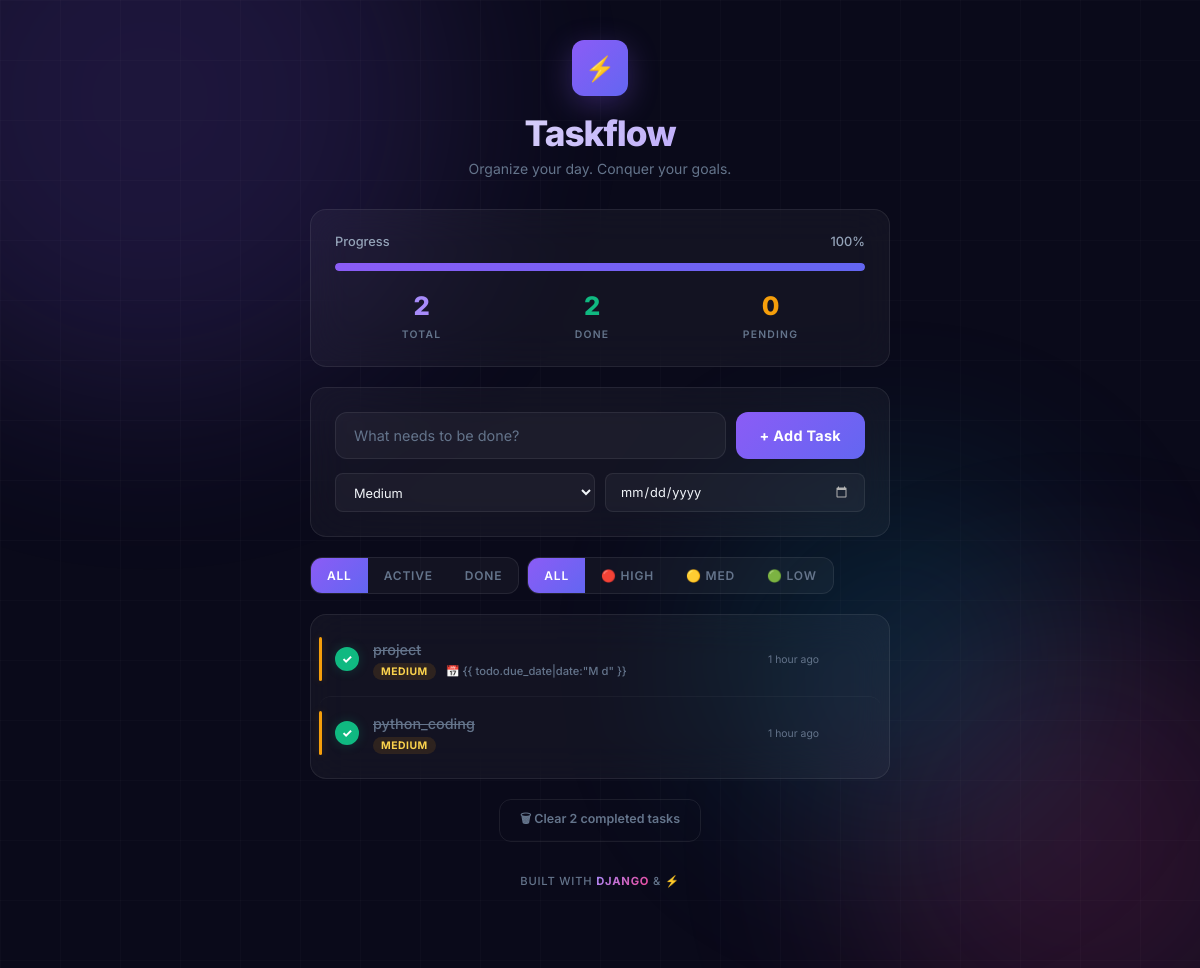
The page / on the database its author committed.
### todo/models.py (models this page shows, shortened)
class TodoItem(models.Model):
    PRIORITY_CHOICES = [
        ('low', 'Low'),
        ('medium', 'Medium'),
        ('high', 'High'),
    ]
    title = models.CharField(max_length=200)
    completed = models.BooleanField(default=False)
    priority = models.CharField(max_length=6, choices=PRIORITY_CHOICES, default='medium')
    due_date = models.DateField(null=True, blank=True)
    created_at = models.DateTimeField(auto_now_add=True)
    completed_at = models.DateTimeField(null=True, blank=True)
    class Meta:
        ordering = ['completed', '-created_at']
    @property
    def is_overdue(self):
        if self.due_date and not self.completed:
            return self.due_date < timezone.now().date()
        return False
    @property
    def is_due_today(self):
        if self.due_date and not self.completed:
            return self.due_date == timezone.now().date()
        return False

### todo/views.py (the view)
# urls.py: path('', views.todo_list, name='todo_list'),
def todo_list(request):
    if request.method == 'POST':
        form = TodoForm(request.POST)
        if form.is_valid():
            form.save()
            return redirect('todo_list')
    else:
        form = TodoForm()
    filter_type = request.GET.get('filter', 'all')
    priority_filter = request.GET.get('priority', 'all')
    todos = TodoItem.objects.annotate(
        priority_rank=Case(
            When(priority='high', then=Value(3)),
            When(priority='medium', then=Value(2)),
            When(priority='low', then=Value(1)),
            default=Value(0),
            output_field=IntegerField(),
        )
    ).order_by('completed', '-priority_rank', '-created_at')
    if filter_type == 'active':
        todos = todos.filter(completed=False)
    elif filter_type == 'completed':
        todos = todos.filter(completed=True)
    if priority_filter != 'all':
        todos = todos.filter(priority=priority_filter)
    all_todos = TodoItem.objects.all()
    total = all_todos.count()
    completed = all_todos.filter(completed=True).count()
    pending = total - completed
    progress = int((completed / total) * 100) if total > 0 else 0
    context = {
        'form': form,
        'todos': todos,
        'total': total,
        'completed': completed,
        'pending': pending,
        'progress': progress,
        'filter_type': filter_type,
        'priority_filter': priority_filter,
    }
    return render(request, 'todo/todo_list.html', context)

### todo/forms.py
class TodoForm(forms.ModelForm):
    class Meta:
        model = TodoItem
        fields = ['title', 'priority', 'due_date']
        widgets = {
            'title': forms.TextInput(attrs={
                'placeholder': 'What needs to be done?',
                'autocomplete': 'off',
                'id': 'todo-input',
                'class': 'todo-input',
            }),
            'priority': forms.Select(attrs={
                'id': 'todo-priority',
                'class': 'todo-priority',
            }),
            'due_date': forms.DateInput(attrs={
                'type': 'date',
                'id': 'todo-due-date',
                'class': 'todo-due-date',
            }),
        }

### todo/templates/todo/todo_list.html (shortened to what this page needs)
<!DOCTYPE html>
<html lang="en">
<head>
</head>
<body>
    <div class="bg-orb bg-orb-1"></div>
    <div class="bg-orb bg-orb-2"></div>
    <div class="bg-orb bg-orb-3"></div>
    <div class="app-container">
        <header class="app-header">
            <div class="app-logo">⚡</div>
            <h1>Taskflow</h1>
            <p>Organize your day. Conquer your goals.</p>
        </header>
        <section class="progress-section">
            <div class="progress-header">
                <span>Progress</span>
                <span class="progress-percent">{{ progress }}%</span>
            </div>
            <div class="progress-bar-track">
                <div class="progress-bar-fill" style="width: {{ progress }}%;"></div>
            </div>
            <div class="stats-row">
                <div class="stat-item">
                    <span class="stat-number total">{{ total }}</span>
                    <span class="stat-label">Total</span>
                </div>
                <div class="stat-item">
                    <span class="stat-number done">{{ completed }}</span>
                    <span class="stat-label">Done</span>
                </div>
                <div class="stat-item">
                    <span class="stat-number pending">{{ pending }}</span>
                    <span class="stat-label">Pending</span>
                </div>
            </div>
        </section>
        <section class="add-section">
            <form method="POST" id="add-todo-form">
                <div class="add-form-title">
                    {{ form.title }}
                    <button type="submit" class="btn-add" id="btn-add-todo">+ Add Task</button>
                </div>
                <div class="form-extras">
                    {{ form.priority }}
                    {{ form.due_date }}
                </div>
            </form>
        </section>
        <div class="filter-section">
            <div class="filter-group">
                <a href="?filter=all&priority={{ priority_filter }}"
                    class="filter-btn {% if filter_type == 'all' %}active{% endif %}" id="filter-all">All</a>
                <a href="?filter=active&priority={{ priority_filter }}"
                    class="filter-btn {% if filter_type == 'active' %}active{% endif %}" id="filter-active">Active</a>
                <a href="?filter=completed&priority={{ priority_filter }}"
                    class="filter-btn {% if filter_type == 'completed' %}active{% endif %}"
                    id="filter-completed">Done</a>
            </div>
            <div class="filter-group">
                <a href="?filter={{ filter_type }}&priority=all"
                    class="filter-btn {% if priority_filter == 'all' %}active{% endif %}" id="priority-all">All</a>
                <a href="?filter={{ filter_type }}&priority=high"
                    class="filter-btn {% if priority_filter == 'high' %}active{% endif %}" id="priority-high">🔴
                    High</a>
                <a href="?filter={{ filter_type }}&priority=medium"
                    class="filter-btn {% if priority_filter == 'medium' %}active{% endif %}" id="priority-medium">🟡
                    Med</a>
                <a href="?filter={{ filter_type }}&priority=low"
                    class="filter-btn {% if priority_filter == 'low' %}active{% endif %}" id="priority-low">🟢 Low</a>
            </div>
        </div>
        {% if todos %}
        <div class="todo-list-section">
            <ul class="todo-list" id="todo-list">
                {% for todo in todos %}
                <li class="todo-item {% if todo.completed %}completed{% endif %}"
                    style="animation-delay: {{ forloop.counter0 }}50ms;">
                    <div class="priority-indicator {{ todo.priority }}"></div>
                    <a href="{% url 'toggle_todo' todo.id %}" class="toggle-link" id="toggle-{{ todo.id }}"
                        title="Toggle complete">
                        <span class="check-icon">✓</span>
                    </a>
                    <div class="todo-content">
                        <span class="todo-title">{{ todo.title }}</span>
                        <div class="todo-meta">
                            <span class="priority-badge {{ todo.priority }}">{{ todo.priority }}</span>
                            {% if todo.due_date %}
                            <span
                                class="due-badge {% if todo.is_overdue %}overdue{% elif todo.is_due_today %}due-today{% endif %}">
                                📅 {% if todo.is_overdue %}Overdue{% elif todo.is_due_today %}Due today{% else %}{{
                                todo.due_date|date:"M d" }}{% endif %}
                            </span>
                            {% endif %}
                        </div>
                    </div>
                    <span class="todo-time">{{ todo.created_at|timesince }} ago</span>
                </li>
                {% endfor %}
            </ul>
        </div>
        {% endif %}
        {% if completed > 0 %}
        <div class="footer-actions">
            <a href="{% url 'clear_completed' %}" class="btn-clear" id="btn-clear-completed">
                🗑 Clear {{ completed }} completed task{{ completed|pluralize }}
            </a>
        </div>
        {% endif %}
        <div class="app-footer">
            BUILT WITH <span>DJANGO</span> & ⚡
        </div>
    </div>
</body>
</html>

### rows shown on the page
TodoItem: title "project", priority "MEDIUM", due_date "{{ todo.due_date|date:\"M d\" }}", created_at "1 hour"
TodoItem: title "python_coding", priority "MEDIUM", created_at "1 hour"

### other values the page prints
{{ progress }} "100"
{{ total }} "2"
{{ completed }} "2"
{{ pending }} "0"
